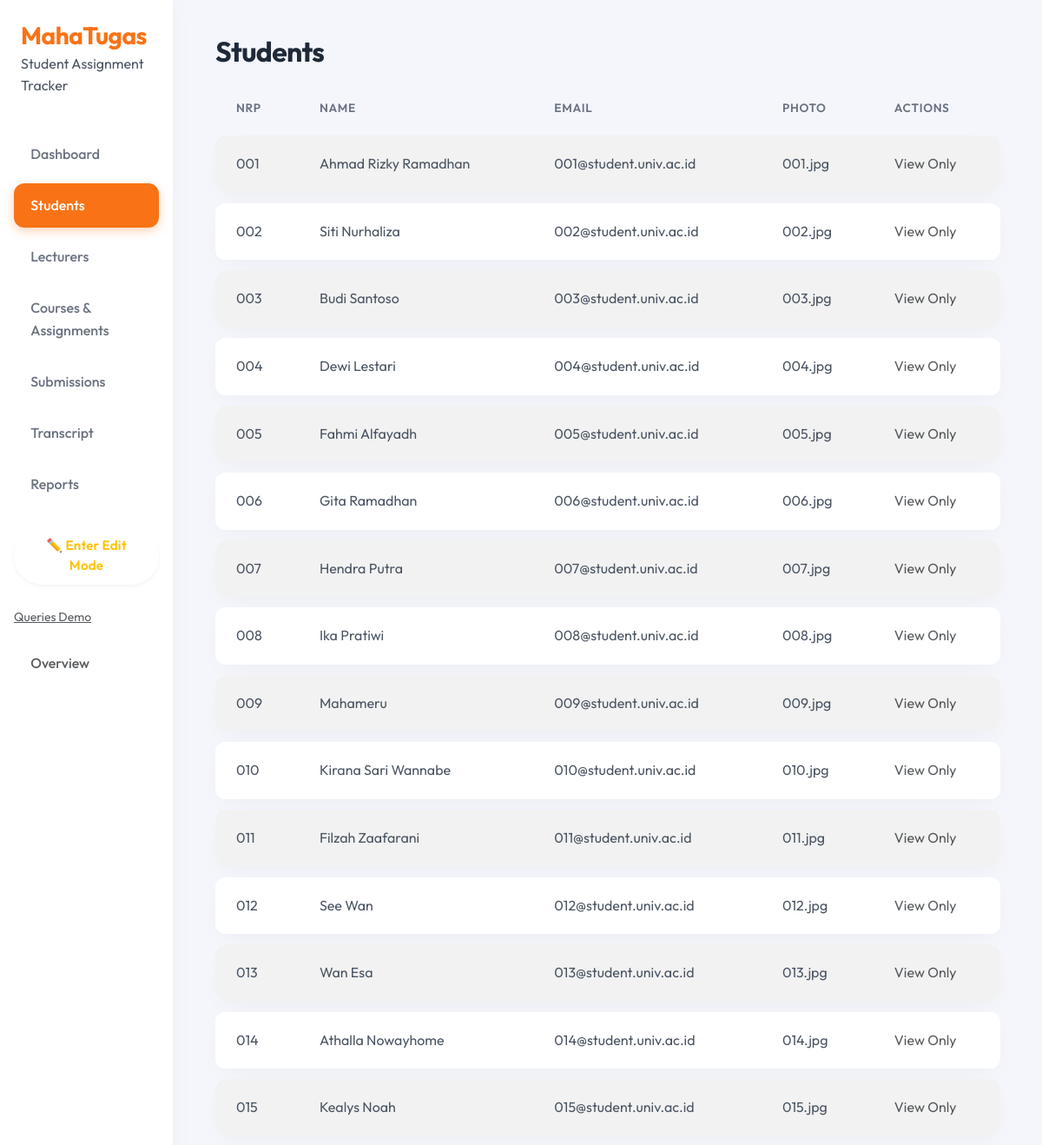
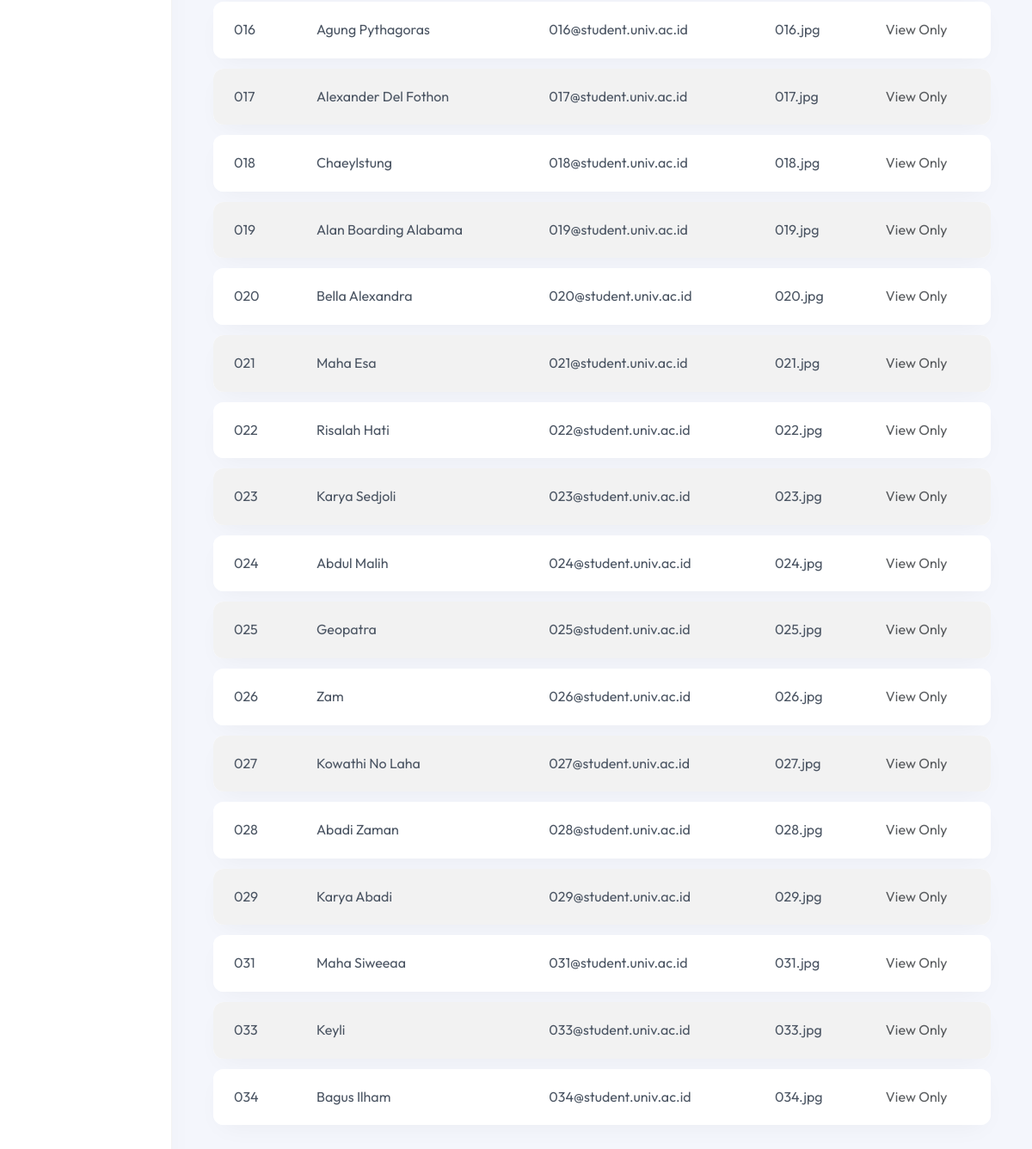
The page /students/ on the database its author committed (2 pictures, top to bottom).
### tracker/models.py (models this page shows, shortened)
class Student(models.Model):
    def generate_nrp():
        last_student = Student.objects.order_by("-student_id").first()
        if last_student and last_student.nrp.isdigit():
            new_nrp = int(last_student.nrp) + 1
        else:
            new_nrp = 1  # kalau belum ada student
        return f"{new_nrp:03d}"  # format 3 digit, misal 001
    student_id = models.AutoField(primary_key=True)
    nrp = models.CharField(
    max_length=20,
    unique=True,
    default=generate_nrp,
    )
    name = models.CharField(max_length=150)
    email = models.EmailField(max_length=150, blank=True, null=True)
    photo_file = models.CharField(max_length=255, blank=True, null=True)  # path avatar

### tracker/views.py (the view)
# urls.py: path('students/', views.students_list, name='students_list'),
def students_list(request):
    students = Student.objects.order_by("nrp")
    return render(request, "tracker/students_list.html", {
        "students": students
    })

### tracker/templates/tracker/students_list.html (shortened to what this page needs)
{% extends "tracker/base.html" %}
{% block content %}
<h2>Students</h2>
<table class="table table-striped">
    <thead>
        <tr>
            <th>NRP</th>
            <th>Name</th>
            <th>Email</th>
            <th>Photo</th>
            <th>Actions</th>
        </tr>
    </thead>
    <tbody>
        {% for s in students %}
        <tr>
            <td>{{ s.nrp }}</td>
            <td>{{ s.name }}</td>
            <td>{{ s.email }}</td>
            <td>{{ s.photo_file }}</td>
            <td>
                {% if request.session.edit_mode %}
                <a href="{% url 'student_edit' s.student_id %}" class="btn btn-primary btn-sm">Edit</a>
                <a href="{% url 'student_delete' s.student_id %}" class="btn btn-danger btn-sm">Delete</a>
                {% else %}
                <span class="text-muted">View Only</span>
                {% endif %}
            </td>
        </tr>
        {% endfor %}
    </tbody>
</table>
{% endblock %}

### static/tracker/css/comfy.css (style rules this page uses)
:root { --bg-color: #f4f6fc; --surface-color: #ffffff; --text-primary: #4b5563; --text-secondary: #6b7280; --accent-color: #f97316; --accent-hover: #ea580c; --success-soft: #d1fae5; --success-text: #065f46; --warning-soft: #fef3c7; --warning-text: #92400e; --radius-lg: 20px; --radius-md: 12px; --shadow-soft: 0 10px 30px -10px rgba(0, 0, 0, 0.05); --shadow-hover: 0 20px 40px -10px rgba(0, 0, 0, 0.1); --transition-fast: all 0.2s cubic-bezier(0.4, 0, 0.2, 1); --animation-fade-up: fadeInUp 0.5s ease-out forwards; }
body { background-color: var(--bg-color); color: var(--text-primary); font-family: 'Outfit', sans-serif; line-height: 1.6; }
h1, h2, h3, h4, h5, h6 { color: #1f2937; font-weight: 700; letter-spacing: -0.02em; margin-bottom: 1rem; }
h2 { font-size: 2rem; }
.table { border-collapse: separate; border-spacing: 0 0.8rem; background: transparent; }
.table thead th { background: transparent; color: var(--text-secondary); font-weight: 600; font-size: 0.85rem; text-transform: uppercase; letter-spacing: 0.05em; border: none; padding-left: 1.5rem; }
.table tbody tr { background: var(--surface-color); box-shadow: var(--shadow-soft); border-radius: var(--radius-md); transition: var(--transition-fast); }
.table td { border: none; padding: 1.25rem 1.5rem; vertical-align: middle; color: var(--text-primary); }
.table td:first-child { border-top-left-radius: var(--radius-md); border-bottom-left-radius: var(--radius-md); }
.table td:last-child { border-top-right-radius: var(--radius-md); border-bottom-right-radius: var(--radius-md); }

### rows shown on the page
Student: nrp "001", name "Ahmad Rizky Ramadhan", email "001@student.univ.ac.id", photo_file "001.jpg"
Student: nrp "002", name "Siti Nurhaliza", email "002@student.univ.ac.id", photo_file "002.jpg"
Student: nrp "003", name "Budi Santoso", email "003@student.univ.ac.id", photo_file "003.jpg"
Student: nrp "004", name "Dewi Lestari", email "004@student.univ.ac.id", photo_file "004.jpg"
Student: nrp "005", name "Fahmi Alfayadh", email "005@student.univ.ac.id", photo_file "005.jpg"
Student: nrp "006", name "Gita Ramadhan", email "006@student.univ.ac.id", photo_file "006.jpg"
Student: nrp "007", name "Hendra Putra", email "007@student.univ.ac.id", photo_file "007.jpg"
Student: nrp "008", name "Ika Pratiwi", email "008@student.univ.ac.id", photo_file "008.jpg"
Student: nrp "009", name "Mahameru", email "009@student.univ.ac.id", photo_file "009.jpg"
Student: nrp "010", name "Kirana Sari Wannabe", email "010@student.univ.ac.id", photo_file "010.jpg"
Student: nrp "011", name "Filzah Zaafarani", email "011@student.univ.ac.id", photo_file "011.jpg"
Student: nrp "012", name "See Wan", email "012@student.univ.ac.id", photo_file "012.jpg"
Student: nrp "013", name "Wan Esa", email "013@student.univ.ac.id", photo_file "013.jpg"
Student: nrp "014", name "Athalla Nowayhome", email "014@student.univ.ac.id", photo_file "014.jpg"
Student: nrp "015", name "Kealys Noah", email "015@student.univ.ac.id", photo_file "015.jpg"
Student: nrp "016", name "Agung Pythagoras", email "016@student.univ.ac.id", photo_file "016.jpg"
Student: nrp "017", name "Alexander Del Fothon", email "017@student.univ.ac.id", photo_file "017.jpg"
Student: nrp "018", name "Chaeylstung", email "018@student.univ.ac.id", photo_file "018.jpg"
Student: nrp "019", name "Alan Boarding Alabama", email "019@student.univ.ac.id", photo_file "019.jpg"
Student: nrp "020", name "Bella Alexandra", email "020@student.univ.ac.id", photo_file "020.jpg"
Student: nrp "021", name "Maha Esa", email "021@student.univ.ac.id", photo_file "021.jpg"
Student: nrp "022", name "Risalah Hati", email "022@student.univ.ac.id", photo_file "022.jpg"
Student: nrp "023", name "Karya Sedjoli", email "023@student.univ.ac.id", photo_file "023.jpg"
Student: nrp "024", name "Abdul Malih", email "024@student.univ.ac.id", photo_file "024.jpg"
Student: nrp "025", name "Geopatra", email "025@student.univ.ac.id", photo_file "025.jpg"
Student: nrp "026", name "Zam", email "026@student.univ.ac.id", photo_file "026.jpg"
Student: nrp "027", name "Kowathi No Laha", email "027@student.univ.ac.id", photo_file "027.jpg"
Student: nrp "028", name "Abadi Zaman", email "028@student.univ.ac.id", photo_file "028.jpg"
Student: nrp "029", name "Karya Abadi", email "029@student.univ.ac.id", photo_file "029.jpg"
Student: nrp "031", name "Maha Siweeaa", email "031@student.univ.ac.id", photo_file "031.jpg"
Student: nrp "033", name "Keyli", email "033@student.univ.ac.id", photo_file "033.jpg"
Student: nrp "034", name "Bagus Ilham", email "034@student.univ.ac.id", photo_file "034.jpg"
